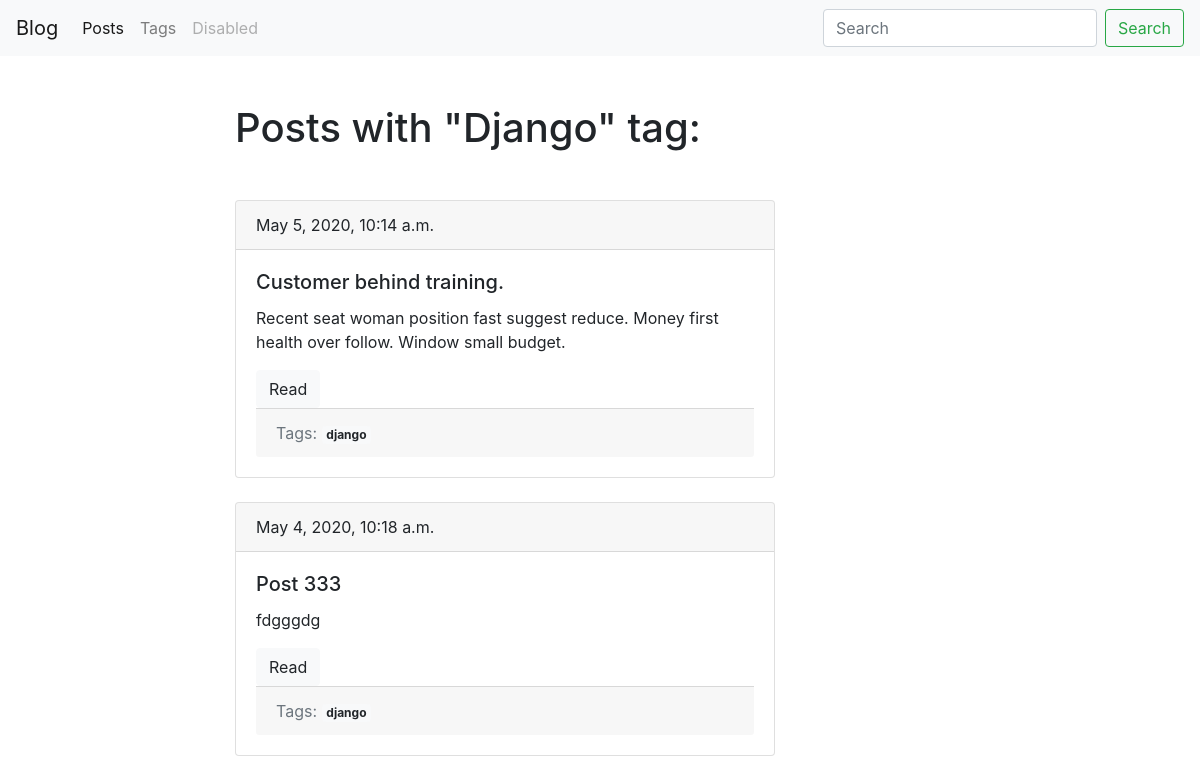
Screenshot of /blog/tag/django/ with the database file from the repository.
### blog/models.py (models this page shows, shortened)
class Tag(models.Model):
    title = models.CharField(max_length=50)
    slug = models.SlugField(max_length=70, blank=True, unique=True)
    def get_absolute_url(self):
        return reverse('tag_detail_url', kwargs={'slug': self.slug})
    class Meta:
        ordering = ['title']

class Post(models.Model):
    title = models.CharField(max_length=150, db_index=True)
    slug = models.SlugField(max_length=200, blank=True, unique=True)
    body = models.TextField(blank=True, db_index=True)
    tags = models.ManyToManyField('Tag', blank=True, related_name='posts')
    date_pub = models.DateTimeField(auto_now_add=True)
    def get_absolute_url(self):
        return reverse('post_detail_url', kwargs={'slug': self.slug})
    class Meta:
        ordering = ['-date_pub']

### blog/views.py (the view)
# urls.py: path('tag/<str:slug>/', TagDetail.as_view(), name='tag_detail_url'),
class TagDetail(ObjectDetailMixin, View):
    model = Tag
    template = 'blog/tag_detail.html'

### blog/utils.py (called while the page is built)
    def get(self, request, slug):
        obj = get_object_or_404(self.model, slug__iexact=slug)
        return render(request,
                      self.template,
                      {self.model.__name__.lower(): obj, 'admin_obj': obj, 'detail_page': True})

### blog/templates/blog/tag_detail.html (shortened to what this page needs)
{% extends 'blog/base_blog.html' %}
{% block content %}
    <h1 class="mb-5">Posts with "{{ tag.title|title }}" tag:</h1>
        {% for post in tag.posts.all %}
            {% include 'blog/includes/post_card_template.html' %}
        {% endfor %}
{% endblock %}

### blog/templates/blog/includes/post_card_template.html
<div class="card mb-4">
    <div class="card-header">
        {{ post.date_pub }}
    </div>
    <div class="card-body">
        <h5 class="card-title">{{ post.title }}</h5>
        <p class="card-text">{{ post.body|truncatewords:15 }}</p>
        <a href="{{ post.get_absolute_url }}" class="btn btn-light">Read</a>
        <div class="card-footer text-muted">
            Tags:
            {% for tag in post.tags.all %}
               <a href="{{ tag.get_absolute_url }}" class="badge badge-light">{{ tag.title }}</a>
            {% endfor %}
        </div>
    </div>
</div>

### rows the page displays
Tag: title "Django", title "django"
Post: date_pub "May 5, 2020, 10:14 a.m.", title "Customer behind training.", body "Recent seat woman position fast suggest reduce. Money first health over follow. Window small budget."
Post: date_pub "May 4, 2020, 10:18 a.m.", title "Post 333", body "fdgggdg"
